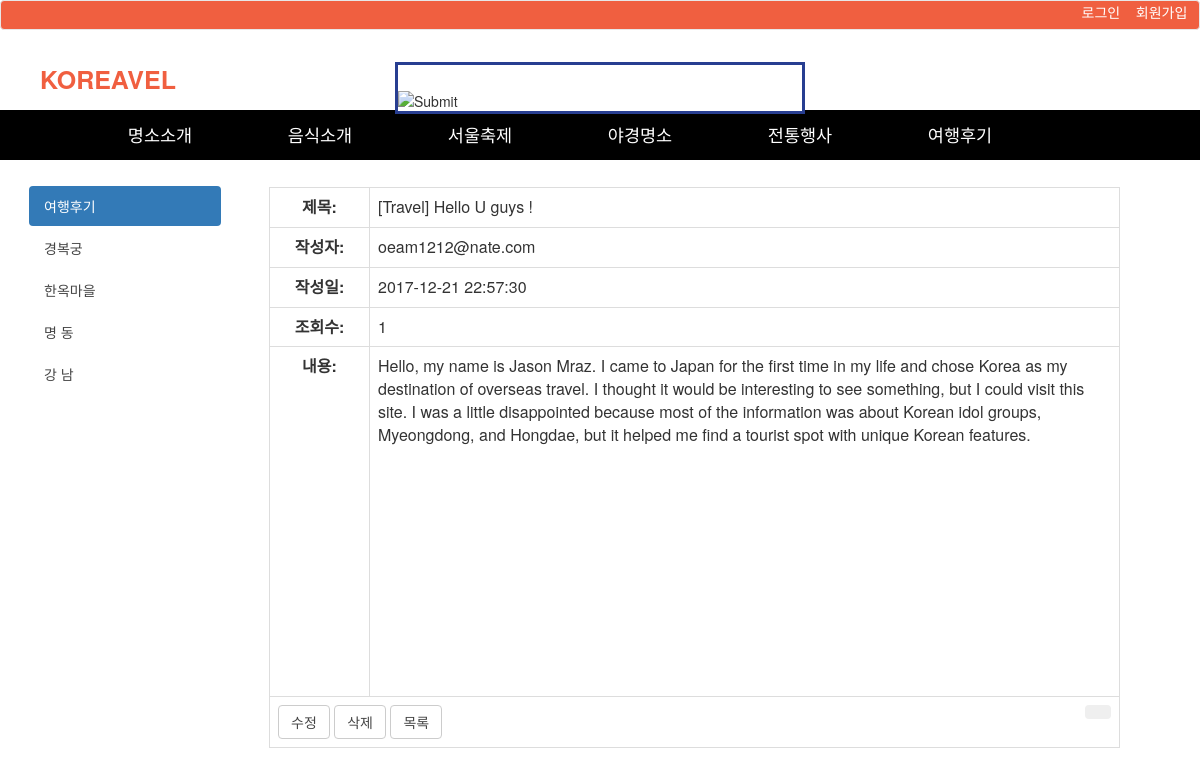
Page /wp/014.php?bno=47 on the committed database.
### tables this page shows
CREATE TABLE `board_free` (
  `b_no` int(10) unsigned NOT NULL AUTO_INCREMENT,
  `b_title` varchar(100) NOT NULL,
  `b_content` text NOT NULL,
  `b_date` datetime NOT NULL,
  `b_hit` int(10) unsigned NOT NULL DEFAULT '0',
  `b_id` varchar(20) NOT NULL,
  `b_password` varchar(100) NOT NULL,
  PRIMARY KEY (`b_no`)
);

### wp/014.php (the view, shortened to what this page needs)
<?php
	require_once("../dbconfig.php");
	$bNo = $_GET['bno'];
			?>
			<?php
	$sql = 'select b_title, b_content, b_date, b_hit, b_id from board_free where b_no = ' . $bNo;
	$result = $db->query($sql);
	$row = $result->fetch_assoc();
?>
<!DOCTYPE html>
<html lang="en">
<head>
  <link href="css/style3.css" rel="stylesheet">
  <link rel="stylesheet" href="https://maxcdn.bootstrapcdn.com/bootstrap/3.3.7/css/bootstrap.min.css">
</head>
<body id="page-top">
  <nav class="navbar navbar-default fixed-top" style="background-color:#F05F40; font-size:14px; min-height:30px; padding-top:1px;" role="navigation">
  <div class="ft-white" style="float:right;">
    <?php if(!isset($_SESSION['mail'])) { ?>
			<a class="row-sm-6" href="javascript:open_win();" style="color:white;">로그인</a>&nbsp;&nbsp;&nbsp;
			<a class="row-sm-6" href="javascript:open_reg();" style="color:white;">회원가입</a>&nbsp;&nbsp;&nbsp;
  <?php }else{ ?>
		<a class="row-sm-6" href="./lgout.php">로그아웃</a>&nbsp;&nbsp;&nbsp;
		<a class="row-sm-6" href="./invite_mypage.php" class="font_11">내정보</a>&nbsp;&nbsp;&nbsp;
  <?php  }?>
  </div>
</nav>
  <div id = 'wrap' class="sbg">
        <div id="topwrap">
          <div class ="d_width">
            <div style="padding:12px 0 0 0;">
              <form name="MainSearch_form" action="../search/search_tour.htm" method="get" title="통합검색">
                <fieldset>
                  <div class="" style="float:left; margin-left:40px;"><a style="color:#F05F40; font-size:25px; font-weight:bold; margin-bottom:2px;" href="#">KOREAVEL</a></div>
                    <div class="topsearch2">
                    <input type="text" class="text" name="Keywords" value="" onkeydown="SearchinputSendit();" title="통합검색어 입력영역">
                    <input type="image" src="http://www.dh.go.kr/img/ico_topsearch.png"  class="image">
                  </div>
                </fieldset>
              </form>
            </div>
          </div>
        </div>
                                  <div>
                                    <div id="gnb" style="background-color:black;">
                                      <div id= "gnbmn" style="overflow: visible; opacity: 1;">
                                        <ul class = "depth1">
                                          <li>
                                            <a style="text-indent: 0px;">명소소개</a>
                                          </li>
                                          <li>
                                            <a style="text-indent: 0px;">음식소개</a>
                                          </li>
                                          <li>
                                            <a style="text-indent: 0px;">서울축제</a>
                                          </li>
                                          <li>
                                            <a style="text-indent: 0px;">야경명소</a>
                                          </li>
                                          <li>
                                            <a style="text-indent: 0px;">전통행사</a>
                                          </li>
                                           <li>
                                            <a style="text-indent: 0px;">여행후기</a>
                                            </li>
                                        </ul>
                                      </div>
                                    </div>
                                  </div>
                                </div>
                  <section style="float:right; margin-right:80px;">
                  <div style=" padding-top:77px; min-width:650px;" >
                    <div>
                    <table class="table table-bordered">
                        <tbody>
                            <form action="./write_update.php" method="post" encType="multiplart/form-data">
                                <tr>
																	<th style="width:100px; text-align: center;">제목:</th>
																	<td><?php echo $row['b_title']?></td>
                                </tr>
																<tr>
																		<th style="width:100px; text-align: center;">작성자:</th>
																		<td><?php echo $row['b_id']?></td>
																</tr>
																<tr>
																		<th style="width:100px; text-align: center;">작성일:</th>
																		<td><?php echo $row['b_date']?></td>
																</tr>
																<tr>
																		<th style="width:100px; text-align: center;">조회수:</th>
																		<td><?php echo $row['b_hit']?></td>
																</tr>
																<tr>
																		<th style=" text-align: center;">내용: </th>
																		<td style="width:750px; height:350px;"><?php echo $row['b_content']?></td>
																</tr>
                                    <td colspan="2">
                                      <button type="submit" class="btn btn-default">
																				<a href="./013.php?bno=<?php echo $bNo?>">수정</a>
                                      </button>
																			<button type="submit" class="btn btn-default">
																				<a href="./delete.php?bno=<?php echo $bNo?>">삭제</a>
																			</button>
																			<button type="submit" class="btnSubmit btn" style="float:right;">
																			</button>
                                        <a href="./003.php" class="btn btn-default">목록</a>
                                    </td>
                            </form>
                        </tbody>
                    </table>
                    </div>
                  </div>
        </section>
<section style="float:left;">
  <h3>여행후기</h3>
    <div class="col-md-2" style="min-width:250px; padding-top:20px;">
      <ul class="nav nav-pills nav-stacked">
        <li class="active"><a href="#">여행후기</a></li>
        <li><a href="#">경복궁</a></li>
        <li><a href="#">한옥마을</a></li>
        <li><a href="#">명  동</a></li>
        <li><a href="#">강  남</a></li>
      </ul>
    </div>
    <div class="clearfix visible-lg"></div>
</section>
</body>
</html>

### wp/css/style3.css (style rules this page uses)
html { overflow-y: scroll; }
html, body { width: 100%; height: 100%; }
.d_width { position: relative; width: 1200px; margin: 0 auto; }
body, div, li { margin:0; padding:0; }
div { display:block; }
li { display: list-item; text-align: -webkit-match-parent; }
ul { list-style: none; }
ul { display:blcok; -webkit-margin-before:1em; -webkit-margin-after:1em; -webkit-margin-start:1em; -webkit-margin-end:1em; -webkit-padding-start:40px; }
#wrap { position: relative; width: 100%; min-width: 1200px; padding: 0; margin: 0; }
.sbg { background: #fff url(http://www.dh.go.kr/img/sbg.png) repeat-x 0 110px; }
#topwrap { position: relative; height: 60px; background: #fff; z-index:99; }
form { margin: 0; padding: 0; }
fieldset { margin: 0; padding: 0; border: 0; }
#topwrap .topsearch2 { width: 410px; margin: 0 auto; background: #fff; border: 3px solid #283E91; z-index: 4; }
#topwrap .topsearch1, #topwrap .topsearch2 { vertical-align: top; }
#topwrap .topsearch2 input.text { width: 370px; height: 26px; line-height: 26px; border: none; padding: 0; margin: 0; letter-spacing: normal; color: #283E91; }
input[type="text"], input[type="password"], input.text { height: 20px; padding: 1px 0; border: 1px solid #ccc; outline-color: #ccc; background: #fff; color: #666; vertical-align: middle; border-radius: 0; text-indent: 2px; }
input[type="text"], input[type="password"] { -webkit-appearance: none; }
input.image { vertical-align: middle; padding: 0; margin: 0; border: none; }
* { -webkit-box-sizing: border-box; -moz-box-sizing: border-box; box-sizing: border-box; }
*:before, *:after { -webkit-box-sizing: border-box; -moz-box-sizing: border-box; box-sizing: border-box; }
#gnbmn ul.depth1 li a { display: block; padding: 0; margin: 0; color: #ffffff; line-height: 50px; }
#gnbmn ul.depth1 li { display: block; float: left; padding: 0; margin: 0; width: 160px; font-size: 125%; text-align: center; }
#gnb { position:absolute; width:100%; left:0; top:60px; height: 50px; padding:0; margin 0; background:#000033; box-shadow 1px 1px 1px rbga(0,0,0, .2); }
#gnbmn { position: relative; width: 1200px; margin: 0 auto; z-index: 4; }
#gnbmn ul.depth1 { position: absolute; width:1020px; left:80px; top:0px; margin:0; padding:0; }
.clearfix:after { content:""; clear:both; display:block; float:none; }
h3 { margin: 25px 0 15px 0; padding: 0 0 0 20px; background: url(../img/h3bg.png) no-repeat 0 0.2em; background-size: 10px auto; font-size: 18px; color: #3378C1; }
.nav { margin-bottom: 0; padding-left: 0; list-style: none; }
.nav>li { position: relative; display: block; }
a:link, a:visited { text-decoration: none; color: #454545; }
h1, h2, h3, h4, h5, h6 { clear: both; background: transparent; font-size: 100%; line-height: 1.25; text-align: left; font-weight: normal; }
input, select, textarea, button { font-size: inherit; margin: 0; padding: 0; vertical-align: middle; }
input { padding: 1px; border: 1px solid #ccc; background: #ffffff; color: #777; }
body, h1, h2, h3, h4, input, button { font-family: 'ngn', 'NanumGothic', '나눔고딕', NGNormal, NanumGothicBold, '돋움', Dotum, Arial, Tahoma, sans-serif; font-size: 14px; color: #454545; line-height: 180%; }
table td { vertical-align: middle; }
table { border-spacing: 0; width: 100%; }

### wp/014.php (style rules this page uses)
.ft-white a { color: white; }

### rows in the picture
board_free: b_title "[Travel] Hello U guys !", b "oeam1212@nate.com", b_date "2017-12-21 22:57:30", b_hit "1", b_content "Hello, my name is Jason Mraz. I came to Japan for the first time in my life and chose Korea as my destination of overseas travel. I thought it would be interesting to see something, but I could visit this site. I was a little disappointed because most of the information was about Korean idol groups, Myeongdong, and Hongdae, but it helped me find a tourist spot with unique Korean features."
